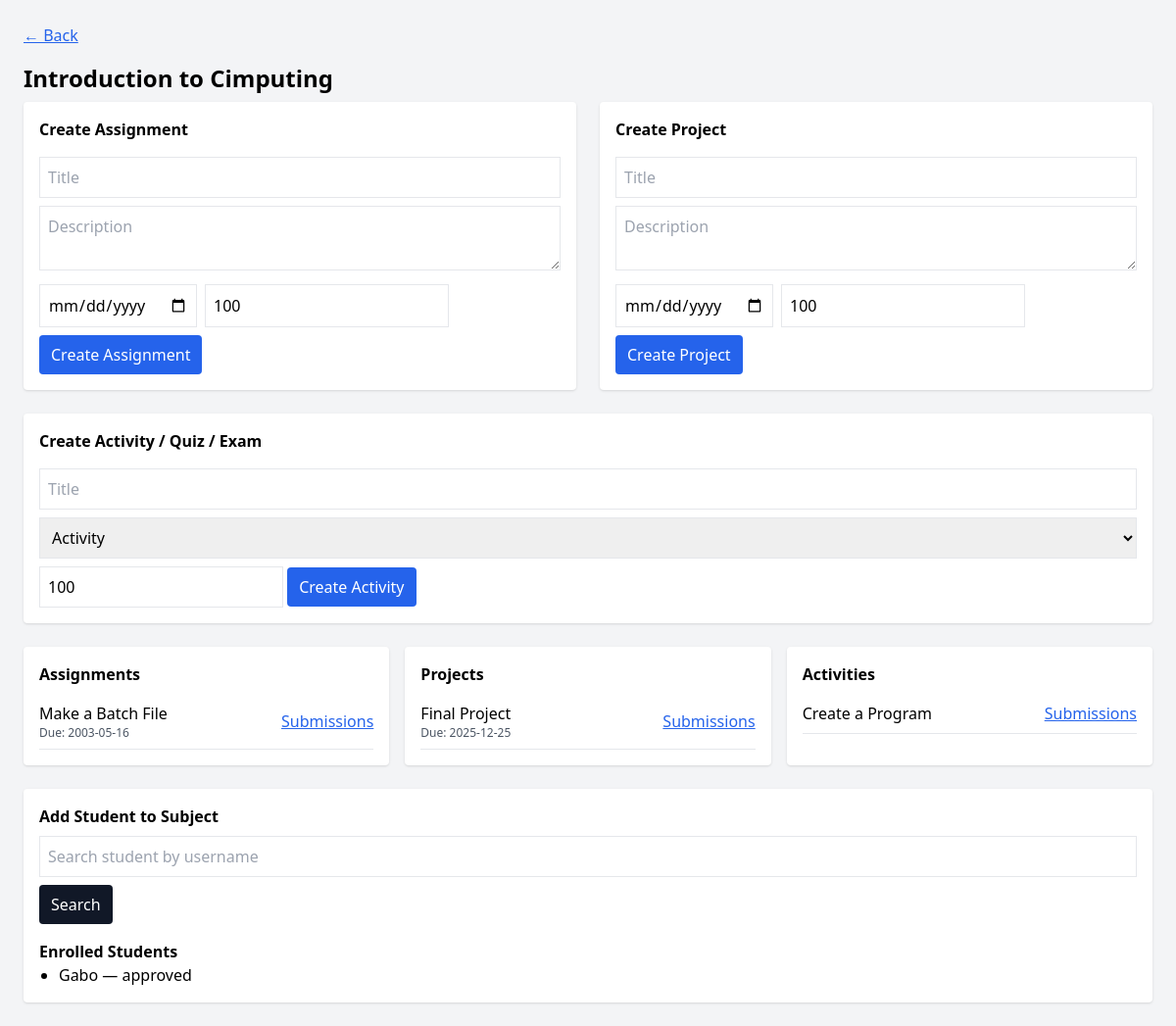
The page /Public/manage_subject.php?subject_id=1 (signed in) on the database its author committed.
### tables this page shows
CREATE TABLE `subjects` (
  `id` int(11) NOT NULL,
  `name` varchar(100) NOT NULL,
  `code` varchar(100) NOT NULL,
  `description` varchar(200) NOT NULL,
  `teacher_id` int(11) NOT NULL,
  `created_at` timestamp NOT NULL DEFAULT current_timestamp(),
  `updated_at` datetime NOT NULL DEFAULT current_timestamp(),
  `is_active` tinyint(4) DEFAULT 1
);

CREATE TABLE `assignments` (
  `id` int(11) NOT NULL,
  `subject_id` int(11) NOT NULL,
  `name` varchar(255) NOT NULL,
  `description` text DEFAULT NULL,
  `due_date` date DEFAULT NULL,
  `total_points` int(11) DEFAULT 100,
  `created_at` timestamp NOT NULL DEFAULT current_timestamp(),
  `is_active` tinyint(4) DEFAULT 1,
  `updated_at` timestamp NOT NULL DEFAULT current_timestamp()
);

CREATE TABLE `projects` (
  `id` int(11) NOT NULL,
  `subject_id` int(11) NOT NULL,
  `title` varchar(255) DEFAULT NULL,
  `name` varchar(255) NOT NULL,
  `description` text DEFAULT NULL,
  `due_date` date DEFAULT NULL,
  `created_by` int(11) DEFAULT NULL,
  `created_at` timestamp NOT NULL DEFAULT current_timestamp(),
  `total_points` int(11) DEFAULT 100,
  `is_active` tinyint(4) DEFAULT 1,
  `updated_at` timestamp NOT NULL DEFAULT current_timestamp()
);

CREATE TABLE `activities` (
  `id` int(11) NOT NULL,
  `subject_id` int(11) NOT NULL,
  `title` varchar(255) DEFAULT NULL,
  `description` text DEFAULT NULL,
  `due_date` date DEFAULT NULL,
  `created_by` int(11) DEFAULT NULL,
  `name` varchar(100) NOT NULL,
  `type` enum('assignment','project') NOT NULL,
  `created_at` timestamp NOT NULL DEFAULT current_timestamp(),
  `total_points` int(11) DEFAULT 100,
  `is_active` tinyint(4) DEFAULT 1,
  `updated_at` timestamp NOT NULL DEFAULT current_timestamp()
);

CREATE TABLE `student_subject` (
  `id` int(11) NOT NULL,
  `student_id` int(11) NOT NULL,
  `subject_id` int(11) NOT NULL,
  `status` enum('pending','approved','rejected') NOT NULL DEFAULT 'pending',
  `applied_at` timestamp NOT NULL DEFAULT current_timestamp()
);

CREATE TABLE `users` (
  `id` int(11) NOT NULL,
  `username` varchar(50) NOT NULL,
  `full_name` varchar(200) NOT NULL,
  `address` varchar(100) NOT NULL,
  `phone` varchar(11) NOT NULL,
  `email` varchar(100) NOT NULL,
  `password_hash` varchar(255) NOT NULL,
  `role_id` int(11) NOT NULL,
  `created_at` timestamp NOT NULL DEFAULT current_timestamp(),
  `updated_at` timestamp NOT NULL DEFAULT current_timestamp() ON UPDATE current_timestamp(),
  `is_active` tinyint(1) DEFAULT 1
);

### Public/manage_subject.php (the view, shortened to what this page needs)
<?php
require_once __DIR__ . '/../includes/auth.php';
$teacher_id = $_SESSION['user']['id'];
$subject_id = $_GET['subject_id'] ?? null;
$stmt = $pdo->prepare("SELECT * FROM subjects WHERE id = ? AND teacher_id = ?");
$stmt->execute([$subject_id, $teacher_id]);
$subject = $stmt->fetch();
$stmt = $pdo->prepare("SELECT * FROM assignments WHERE subject_id = ? ORDER BY created_at DESC");
$stmt->execute([$subject_id]); $assignments = $stmt->fetchAll();
$stmt = $pdo->prepare("SELECT * FROM projects WHERE subject_id = ? ORDER BY created_at DESC");
$stmt->execute([$subject_id]); $projects = $stmt->fetchAll();
$stmt = $pdo->prepare("SELECT * FROM activities WHERE subject_id = ? ORDER BY created_at DESC");
$stmt->execute([$subject_id]); $activities = $stmt->fetchAll();
$stmt = $pdo->prepare("
  SELECT u.id, u.username, u.email, ss.status
  FROM student_subject ss
  JOIN users u ON ss.student_id = u.id
  WHERE ss.subject_id = ?
");
$stmt->execute([$subject_id]); $enrolled = $stmt->fetchAll();
?>
<!DOCTYPE html>
<html>
<head><meta charset="utf-8"><title>Manage <?= htmlspecialchars($subject['name']) ?></title>
<script src="https://cdn.tailwindcss.com"></script>
</head>
<body class="bg-gray-100 p-6">
  <a href="teacher_dashboard.php" class="text-blue-600 underline mb-4 inline-block">← Back</a>
  <h1 class="text-2xl font-bold mb-2"><?= htmlspecialchars($subject['name']) ?></h1>
  <div class="grid grid-cols-1 md:grid-cols-2 gap-6">
    <div class="bg-white p-4 rounded shadow">
      <h3 class="font-semibold mb-2">Create Assignment</h3>
      <form method="POST" class="space-y-2">
        <input name="name" required placeholder="Title" class="w-full border p-2">
        <textarea name="description" placeholder="Description" class="w-full border p-2"></textarea>
        <div class="flex gap-2">
          <input type="date" name="due_date" class="border p-2">
          <input type="number" name="total_points" value="100" class="border p-2" placeholder="Total points">
        </div>
        <button class="bg-blue-600 text-white px-3 py-2 rounded">Create Assignment</button>
      </form>
    </div>
    <div class="bg-white p-4 rounded shadow">
      <h3 class="font-semibold mb-2">Create Project</h3>
      <form method="POST" class="space-y-2">
        <input name="name" required placeholder="Title" class="w-full border p-2">
        <textarea name="description" placeholder="Description" class="w-full border p-2"></textarea>
        <div class="flex gap-2">
          <input type="date" name="due_date" class="border p-2">
          <input type="number" name="total_points" value="100" class="border p-2" placeholder="Total points">
        </div>
        <button class="bg-blue-600 text-white px-3 py-2 rounded">Create Project</button>
      </form>
    </div>
    <div class="bg-white p-4 rounded shadow md:col-span-2">
      <h3 class="font-semibold mb-2">Create Activity / Quiz / Exam</h3>
      <form method="POST" class="space-y-2">
        <input name="name" required placeholder="Title" class="w-full border p-2">
        <select name="type" class="w-full border p-2">
          <option value="activity">Activity</option>
        </select>
        <input type="number" name="total_points" value="100" class="border p-2" placeholder="Total points">
        <button class="bg-blue-600 text-white px-3 py-2 rounded">Create Activity</button>
      </form>
    </div>
  </div>
  <div class="mt-6 grid grid-cols-1 md:grid-cols-3 gap-4">
    <div class="bg-white p-4 rounded shadow">
      <h4 class="font-semibold mb-2">Assignments</h4>
      <?php foreach($assignments as $a): ?>
        <div class="border-b py-2">
          <div class="flex justify-between items-center">
            <div>
              <div class="font-medium"><?= htmlspecialchars($a['name']) ?></div>
              <div class="text-xs text-gray-600">Due: <?= $a['due_date'] ?: '—' ?></div>
            </div>
            <div class="text-right">
              <a href="view_submissions.php?type=assignment&id=<?= $a['id'] ?>" class="text-blue-600 underline">Submissions</a>
            </div>
          </div>
        </div>
      <?php endforeach; ?>
    </div>
    <div class="bg-white p-4 rounded shadow">
      <h4 class="font-semibold mb-2">Projects</h4>
      <?php foreach($projects as $p): ?>
        <div class="border-b py-2">
          <div class="flex justify-between items-center">
            <div>
              <div class="font-medium"><?= htmlspecialchars($p['name']) ?></div>
              <div class="text-xs text-gray-600">Due: <?= $p['due_date'] ?: '—' ?></div>
            </div>
            <div>
              <a href="view_submissions.php?type=project&id=<?= $p['id'] ?>" class="text-blue-600 underline">Submissions</a>
            </div>
          </div>
        </div>
      <?php endforeach; ?>
    </div>
    <div class="bg-white p-4 rounded shadow">
      <h4 class="font-semibold mb-2">Activities</h4>
      <?php foreach($activities as $act): ?>
        <div class="border-b py-2">
          <div class="flex justify-between items-center">
            <div>
              <div class="font-medium"><?= htmlspecialchars($act['name']) ?></div>
            </div>
            <div>
              <a href="view_submissions.php?type=activity&id=<?= $act['id'] ?>" class="text-blue-600 underline">Submissions</a>
            </div>
          </div>
        </div>
      <?php endforeach; ?>
    </div>
  </div>
  <div class="mt-6 bg-white p-4 rounded shadow">
    <h4 class="font-semibold mb-2">Add Student to Subject</h4>
    <form method="GET" class="mb-3">
      <input type="text" name="search_student" placeholder="Search student by username" class="w-full border p-2" value="<?= htmlspecialchars($_GET['search_student'] ?? '') ?>">
      <button class="mt-2 bg-gray-900 text-white px-3 py-2 rounded">Search</button>
    </form>
    <h5 class="mt-4 font-semibold">Enrolled Students</h5>
    <?php if($enrolled): ?>
      <ul class="list-disc pl-5">
        <?php foreach($enrolled as $e): ?>
          <li><?= htmlspecialchars($e['username']) ?> — <?= htmlspecialchars($e['status']) ?></li>
        <?php endforeach; ?>
      </ul>
    <?php else: ?>
      <p class="text-gray-600">No students enrolled.</p>
    <?php endif; ?>
  </div>
</body>
</html>

### rows shown on the page
subjects: name "Introduction to Cimputing"
assignments: name "Make a Batch File", due_date "2003-05-16"
projects: name "Final Project", due_date "2025-12-25"
activities: name "Create a Program"
student_subject: student.username "Gabo", status "approved"
